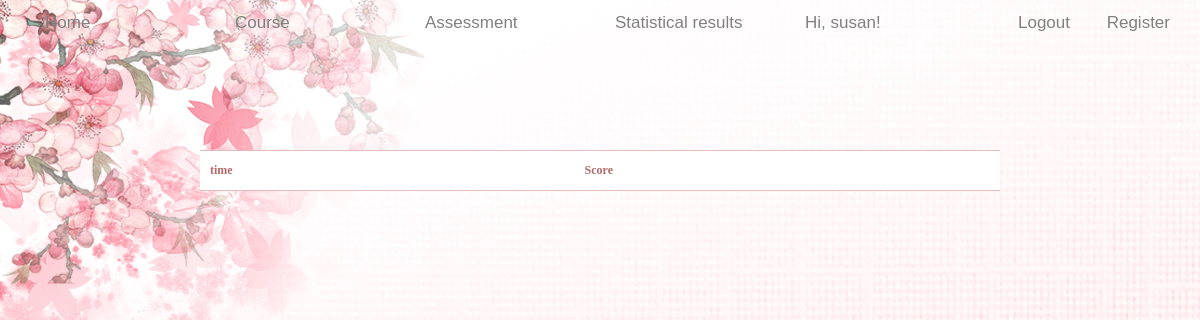
Page /table (signed in) on the earlier database version.
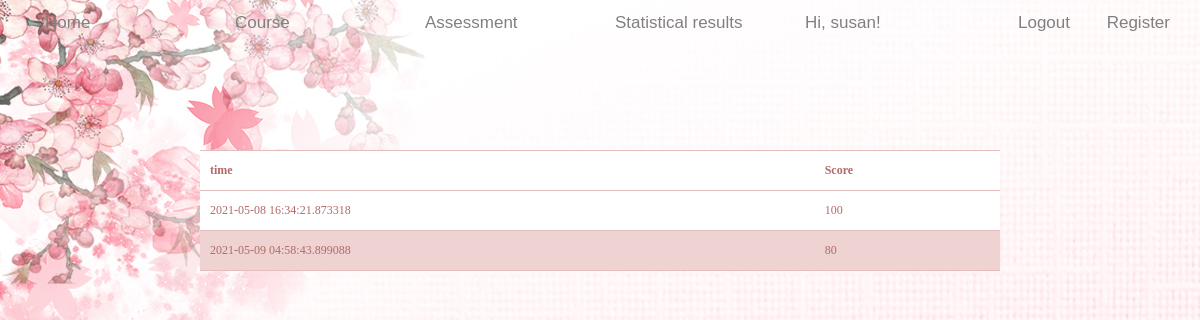
Same page on the later database version.
### app/models.py (models this page shows, shortened)
class User(UserMixin, db.Model):
    id = db.Column(db.Integer, primary_key=True)
    username = db.Column(db.String(64), index=True, unique=True)
    email = db.Column(db.String(120), index=True, unique=True)
    password_hash = db.Column(db.String(128))
    results = db.relationship('Result', backref='author', lazy='dynamic')
    def get_id(self):
        return self.id

class Result(db.Model):
    id = db.Column(db.Integer, primary_key=True)
    user_id = db.Column(db.Integer, db.ForeignKey('user.id'))
    timestamp = db.Column(db.DateTime, index=True, default=datetime.utcnow)
    mark = db.Column(db.Integer)

### app/routes.py (the view)
@app.route('/table')
@login_required
def table():
    results = Result.query.filter_by(user_id=current_user.get_id()).all()
    return render_template("table.html", results=results)

### app/models.py (called while the page is built)
@login.user_loader
def load_user(id):
    return User.query.get(int(id))

### app/templates/table.html (shortened to what this page needs)
<!DOCTYPE html>
<html lang="en">
<head>
    <link rel="stylesheet" href="../static/css/base.css">
    <link rel="stylesheet" href="../static/bootstrap-3.4.1-dist/css/bootstrap.css">
</head>
<body>
    <header class="wz">
        <div style="height: 10px;"></div>
        <div class="container mycheng" style="width: 100%;">
            <div class="container" style= "width: 100%; height: 40px;">
                <div class="col-lg-2 col-md-4 col-sm-6"><a href="/home" target="_self" class="navigation">Home</a></div>
                <div class="col-lg-2 col-md-4 col-sm-6"><a href="/learn" target="_self" class="navigation">Course</a></div>
                <div class="col-lg-2 col-md-4 col-sm-6"><a href="/assessment_home" target="_self" class="navigation">Assessment</a></div>
                <div class="col-lg-2 col-md-4 col-sm-6"><a href="/table" target="_self" class="navigation">Statistical results</a></div>
                <div class="col-lg-4 col-md-4 col-sm-6">
                    {% if current_user.is_anonymous %}
                    <a href="/login" class="login navigation" target="_self">Login</a>
                    {% else %}
                    <a class="navigation"> Hi, {{ current_user.username }}! </a>
                    <a href="/logout" class="login navigation" target="_self">Logout</a>
                    {% endif %}
                    <a href="/register" class="register navigation" target="_self">Register</a>
                </div>
            </div>
        </div>
    </header>
    <table id='table-1'>
        <thead>
            <tr>
                <th>time</th>
                <th>Score</th>
            </tr>
        </thead>
        <tbody>
            {% for result in results %}
            <tr>
                <td>{{ result.timestamp }}</td>
                <td>{{ result.mark }}</td>
            </tr>
            {% endfor %}
        </tbody>
    </table>
</body>
</html>

### app/static/css/base.css (style rules this page uses)
* { margin: 0; padding: 0; box-sizing: border-box; }
a { color: #666; text-decoration: none }
body { -webkit-font-smoothing: antialiased; background-color: #fff; background-image: url(../images/3.jpg); font: 12px/1.5 Microsoft YaHei, Heiti SC, tahoma, arial, Hiragino Sans GB, "\5B8B\4F53", sans-serif; color: #666 }
.login { position: absolute; right: 100px; }
.register { position: absolute; right: 0px; }
.navigation { font-size: 17px; color: gray; }
#table-1 thead, #table-1 tr { border-top-width: 1px; border-top-style: solid; height: 40px; border-top-color: rgb(230, 189, 189); }
#table-1 { border-bottom-width: 1px; border-bottom-style: solid; border-bottom-color: rgb(230, 189, 189); width: 800px ; margin:100px auto; }
#table-1 td, #table-1 th { padding: 5px 10px; font-size: 12px; font-family: Verdana; color: rgb(177, 106, 104); }
#table-1 tr:nth-child(even) { background: rgb(238, 211, 210) }
#table-1 tr:nth-child(odd) { background: #FFF }
.wz { font: 17px/1.5 Microsoft YaHei, Heiti SC, tahoma, arial, Hiragino Sans GB, "\5B8B\4F53", sans-serif; }

Differences in the rows shown:
added Result: timestamp "2021-05-08 16:34:21.873318", mark "100"
added Result: timestamp "2021-05-09 04:58:43.899088", mark "80"
